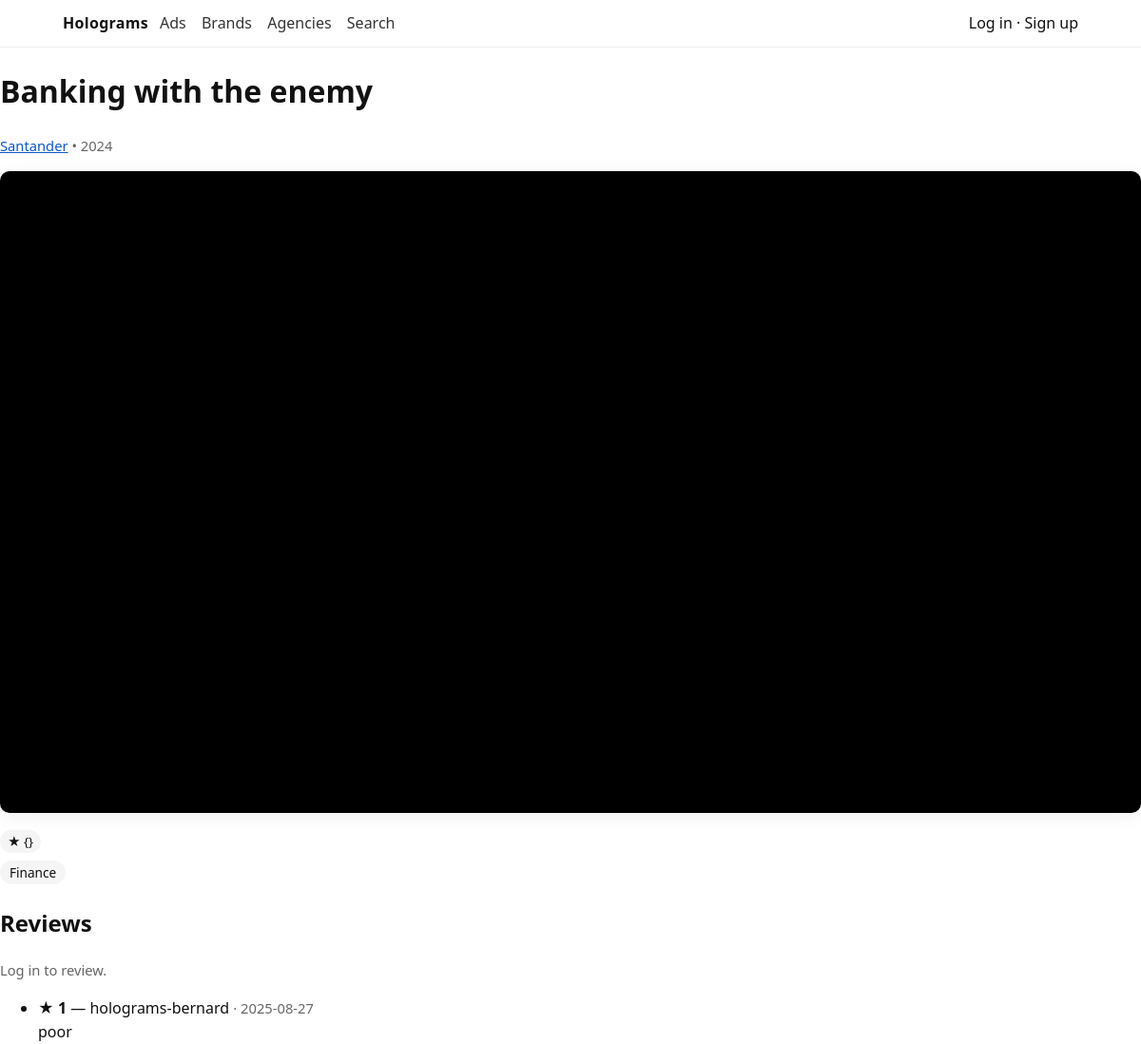
Page /ads/18/ on the committed database.
### core/models.py (models this page shows, shortened)
class Ad(models.Model):
    title = models.CharField(max_length=255)
    brand = models.ForeignKey(Brand, on_delete=models.PROTECT, related_name="ads")
    agency = models.ForeignKey(Agency, on_delete=models.PROTECT, related_name="ads",
                               null=True, blank=True)  # single lead agency (optional)
    year = models.PositiveIntegerField(null=True, blank=True)
    youtube_url = models.URLField(help_text="Paste a YouTube URL or ID")
    youtube_id = models.CharField(max_length=20, unique=True, db_index=True, editable=False)
    duration_sec = models.PositiveIntegerField(null=True, blank=True)
    tags = models.CharField(max_length=250, blank=True, help_text="Comma-separated")
    tags_m2m = models.ManyToManyField(Tag, blank=True, related_name="ads")
    created_at = models.DateTimeField(auto_now_add=True)
    class Meta:
        indexes = [
            models.Index(fields=["youtube_id"]),
            models.Index(fields=["-year", "title"]),
        ]
        ordering = ["-year", "title"]

class Brand(models.Model):
    name = models.CharField(max_length=200, unique=True)
    website = models.URLField(blank=True)
    slug = models.SlugField(max_length=220, unique=True, blank=True)
    created_at = models.DateTimeField(auto_now_add=True)
    class Meta:
        ordering = ["name"]
    def get_absolute_url(self):
        return reverse("brand_detail", args=[self.slug])

class Tag(models.Model):
    name = models.CharField(max_length=50, unique=True)
    slug = models.SlugField(max_length=60, unique=True, blank=True)

class Review(models.Model):
    ad = models.ForeignKey(Ad, on_delete=models.CASCADE, related_name="reviews")
    user = models.ForeignKey(settings.AUTH_USER_MODEL, on_delete=models.CASCADE, related_name="reviews")
    rating = models.PositiveSmallIntegerField()  # 0..5
    body = models.TextField(blank=True)
    created_at = models.DateTimeField(auto_now_add=True)   # set once on insert
    updated_at = models.DateTimeField(auto_now=True)       # refreshed on every save
    class Meta:
        unique_together = ("ad", "user")  # one review per user per ad

### core/views.py (the view)
# urls.py: path("ads/<int:pk>/", ad_detail, name="ad_detail"),
def ad_detail(request, pk: int):
    ad = get_object_or_404(
        Ad.objects.select_related("brand", "agency")
        .annotate(avg_rating=Avg("reviews__rating"), num_reviews=Count("reviews")),
        pk=pk,
    )
    user_review = None
    if request.user.is_authenticated:
        user_review = Review.objects.filter(ad=ad, user=request.user).first()
    form = ReviewForm(instance=user_review)
    return render(request, "ads/detail.html", {"ad": ad, "form": form, "user_review": user_review})

### templates/ads/detail.html (shortened to what this page needs)
{% extends "base.html" %}
{% block content %}
<h1>{{ ad.title }}</h1>
<p class="meta">
  <a href="{{ ad.brand.get_absolute_url }}">{{ ad.brand.name }}</a>
  {% if ad.year %} • {{ ad.year }}{% endif %}
</p>
{% if ad.youtube_id %}
  <div class="video-16x9" style="margin:14px 0 18px;">
    <iframe
      src="https://www.youtube-nocookie.com/embed/{{ ad.youtube_id }}?rel=0"
      title="{{ ad.title|escape }}"
      loading="lazy"
      allow="accelerometer; autoplay; clipboard-write; encrypted-media; gyroscope; picture-in-picture; web-share"
      allowfullscreen></iframe>
  </div>
{% endif %}
<div class="badges">
  {% if ad.reviews.all.count %}<span class="badge">★ {{ ad.reviews.all.aggregate|default_if_none:"" }}</span>{% endif %}
</div>
{% if ad.tags_m2m.all %}
  <div class="chips">
    {% for t in ad.tags_m2m.all %}
      <a class="chip" href="{% url 'search' %}?tag={{ t.slug }}">{{ t.name }}</a>
    {% endfor %}
  </div>
{% endif %}
<h2 style="margin-top:22px;">Reviews</h2>
{% if user.is_authenticated %}
  <form method="post" action="{% url 'review_submit' ad.pk %}">
    {% csrf_token %}
    <label>Rating (0–5)</label>
    <input type="number" name="rating" min="0" max="5" step="1" style="width:70px">
    <br>
    <textarea name="body" rows="3" style="width:100%; margin-top:8px;" placeholder="What did you think?"></textarea>
    <button class="btn" type="submit" style="margin-top:8px;">Post review</button>
  </form>
{% else %}
  <p class="meta">Log in to review.</p>
{% endif %}
<ul>
  {% for r in ad.reviews.all %}
    <li><strong>★ {{ r.rating }}</strong> — {{ r.user.username }} <span class="meta">· {{ r.created_at|date:"Y-m-d" }}</span><br>{{ r.body|linebreaksbr }}</li>
  {% empty %}
    <li class="meta">No reviews yet.</li>
  {% endfor %}
</ul>
{% endblock %}

### static/css/site.css (style rules this page uses)
:root { --fg:#111; --muted:#666; --bg:#fff; --card:#fff; --line:#eee; --pill:#f5f5f5; --accent:#0a58ca; --radius:12px; --shadow:0 4px 20px rgba(0,0,0,.06); }
* { box-sizing:border-box }
html,body { height:100% }
body { margin:0; color:var(--fg); background:var(--bg); font:16px/1.55 system-ui,-apple-system,Segoe UI,Roboto,Helvetica,Arial,sans-serif }
.meta { color:var(--muted); font-size:.92rem }
.badges { display:flex; gap:8px; align-items:center; flex-wrap:wrap }
.badge { background:var(--pill); border-radius:999px; padding:2px 8px; font-size:.82rem }
.chips { display:flex; flex-wrap:wrap; gap:6px; margin-top:8px }
.chip { display:inline-block; background:var(--pill); border-radius:999px; padding:2px 10px; font-size:.85rem; text-decoration:none; color:inherit }
a { color:var(--accent) }
.video-16x9 { position:relative; width:100%; aspect-ratio:16/9; background:#000; border-radius:10px; box-shadow:var(--shadow); overflow:hidden }
.video-16x9 iframe { position:absolute; inset:0; width:100%; height:100%; border:0 }

### rows in the picture
Ad: title "Banking with the enemy", brand.name "Santander", year "2024", reviews.all.aggregate "{}"
Tag: name "Finance"
Review: rating "1", user.username "holograms-bernard", created_at "2025-08-27", body "poor"
